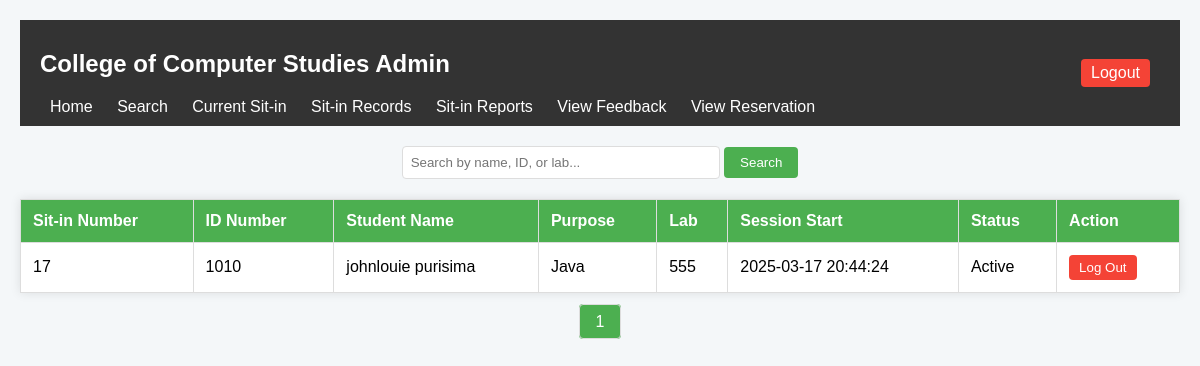
/view_current_sitin.php (signed in), run on an earlier commit of the app's database.
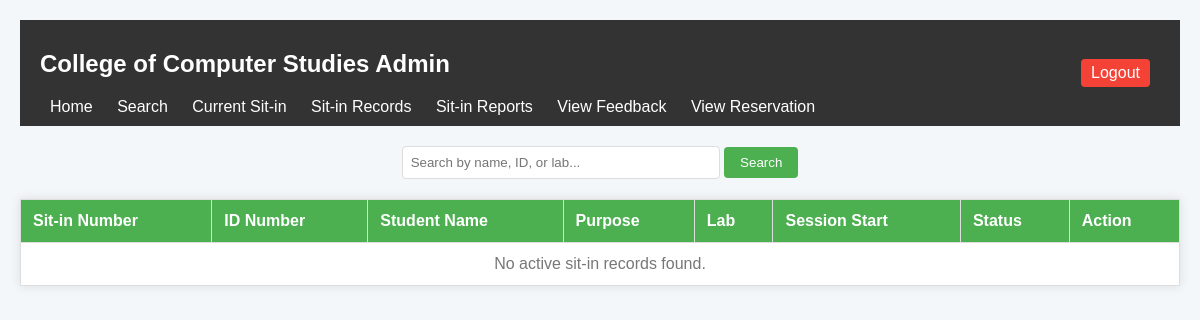
And on a later commit of the database.
### tables this page shows
CREATE TABLE `sit_in_history` (
  `id` int(11) NOT NULL,
  `user_id` varchar(50) NOT NULL,
  `purpose` varchar(255) NOT NULL,
  `lab` varchar(255) NOT NULL,
  `session_start` datetime NOT NULL,
  `session_end` datetime DEFAULT NULL,
  `date_time` datetime DEFAULT NULL,
  `status` enum('pending','accepted','declined') DEFAULT 'pending'
);

CREATE TABLE `users` (
  `id` int(11) NOT NULL,
  `username` varchar(50) NOT NULL,
  `password_hash` varchar(255) NOT NULL,
  `idno` varchar(50) NOT NULL,
  `lastname` varchar(50) NOT NULL,
  `firstname` varchar(50) NOT NULL,
  `middlename` varchar(50) DEFAULT NULL,
  `course` varchar(10) NOT NULL,
  `year` int(11) NOT NULL,
  `email` varchar(100) NOT NULL,
  `role` enum('admin','staff','student') NOT NULL,
  `sessions_remaining` int(11) DEFAULT 30
);

### view_current_sitin.php (the view, shortened to what this page needs)
<?php
include 'db_connect.php';
$page = isset($_GET['page']) ? (int)$_GET['page'] : 1;
$per_page = 10;
$offset = ($page - 1) * $per_page;
$search = isset($_GET['search']) ? $_GET['search'] : '';
$sql = "SELECT sit_in_history.*, users.firstname, users.lastname
        FROM sit_in_history
        JOIN users ON sit_in_history.user_id = users.idno
        WHERE session_end IS NULL
        AND (users.firstname LIKE ? OR users.lastname LIKE ? OR sit_in_history.user_id LIKE ? OR sit_in_history.lab LIKE ?)
        ORDER BY session_start DESC
        LIMIT ? OFFSET ?";
$stmt = $conn->prepare($sql);
$search_term = "%$search%";
$stmt->bind_param("ssssii", $search_term, $search_term, $search_term, $search_term, $per_page, $offset);
$stmt->execute();
$result = $stmt->get_result();
$sql_total = "SELECT COUNT(*) as total
              FROM sit_in_history
              JOIN users ON sit_in_history.user_id = users.idno
              WHERE session_end IS NULL
              AND (users.firstname LIKE ? OR users.lastname LIKE ? OR sit_in_history.user_id LIKE ? OR sit_in_history.lab LIKE ?)";
$stmt_total = $conn->prepare($sql_total);
$stmt_total->bind_param("ssss", $search_term, $search_term, $search_term, $search_term);
$stmt_total->execute();
$total_result = $stmt_total->get_result();
$total_row = $total_result->fetch_assoc();
$total_sitins = $total_row['total'];
$total_pages = ceil($total_sitins / $per_page);
?>
<!DOCTYPE html>
<html lang="en">
<head>
</head>
<body>
<div class="header">
    <div>
        <h2> College of Computer Studies Admin</h2>
        <a href="admin_home.php">Home</a>
        <a href="search_student.php">Search</a>
        <a href="view_current_sitin.php">Current Sit-in</a>
        <a href="view_sitin.php">Sit-in Records</a>
        <a href="sitin_reports.php">Sit-in Reports</a>
        <a href="view_feedback.php">View Feedback</a>
        <a href="view_reservation.php">View Reservation</a>
    </div>
    <a href="logout.php" class="logout-btn">Logout</a>
</div>
    <div class="search-bar">
        <form method="GET" action="">
            <input type="text" name="search" placeholder="Search by name, ID, or lab..." value="<?= htmlspecialchars($search) ?>">
            <button type="submit">Search</button>
        </form>
    </div>
    <table>
        <thead>
            <tr>
                <th>Sit-in Number</th>
                <th>ID Number</th>
                <th>Student Name</th>
                <th>Purpose</th>
                <th>Lab</th>
                <th>Session Start</th>
                <th>Status</th>
                <th>Action</th>
            </tr>
        </thead>
        <tbody>
            <?php if ($result->num_rows > 0): ?>
                <?php while ($row = $result->fetch_assoc()): ?>
                    <tr>
                        <td><?= htmlspecialchars($row['id']) ?></td>
                        <td><?= htmlspecialchars($row['user_id']) ?></td>
                        <td><?= htmlspecialchars($row['firstname'] . ' ' . $row['lastname']) ?></td>
                        <td><?= htmlspecialchars($row['purpose']) ?></td>
                        <td><?= htmlspecialchars($row['lab']) ?></td>
                        <td><?= htmlspecialchars($row['session_start']) ?></td>
                        <td><?= $row['session_end'] ? 'Ended' : 'Active' ?></td>
                        <td>
                            <?php if (!$row['session_end']): ?>
                                <form method="POST" action="end_sitin.php" style="display: inline;">
                                    <button type="submit" class="logout-btn" onclick="return confirm('Are you sure you want to log out this student?');">Log Out</button>
                                </form>
                            <?php endif; ?>
                        </td>
                    </tr>
                <?php endwhile; ?>
            <?php else: ?>
                <tr>
                    <td colspan="8" class="no-records">No active sit-in records found.</td>
                </tr>
            <?php endif; ?>
        </tbody>
    </table>
    <div class="pagination">
        <?php for ($i = 1; $i <= $total_pages; $i++): ?>
            <?php if ($i == $page): ?>
                <span><?= $i ?></span>
            <?php else: ?>
                <a href="?page=<?= $i ?>&search=<?= urlencode($search) ?>"><?= $i ?></a>
            <?php endif; ?>
        <?php endfor; ?>
    </div>
</body>
</html>

What changed in the data, as far as the page shows it:
no longer on this page (row edited): sit_in_history: id "17", user "1010", users.firstname+lastname "johnlouie purisima", purpose "Java", lab "555", session_start "2025-03-17 20:44:24", shows "Active"
Also different on the page:
text now shown: "No active sit-in records found."
list line gone: "1"
